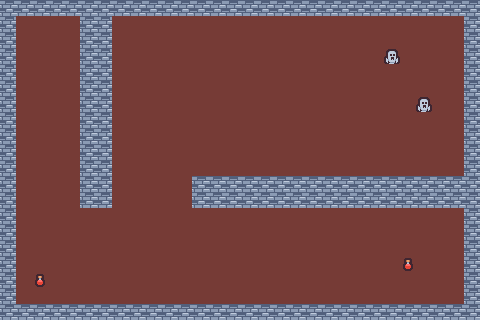

Rendered tile map (Tiled .tmx) drawn with the repository's tilesets; below, a short description and the full map source, tile grids included:
An orthogonal 30x20 tile map with 16x16 px tiles, 3 tile layers (ground, items, enemies).

<map version="1.10" tiledversion="1.11.0" orientation="orthogonal" renderorder="right-down" width="30" height="20" tilewidth="16" tileheight="16" infinite="0" nextlayerid="5" nextobjectid="1">
 <tileset firstgid="1" source="../Maps/tiny dungeon.tsx" />
 <layer id="2" name="ground" width="30" height="20">
  <data encoding="csv">
15,15,15,15,15,15,15,15,15,15,15,15,15,15,15,15,15,15,15,15,15,15,15,15,15,15,15,15,15,15,
15,1,1,1,1,15,15,1,1,1,1,1,1,1,1,1,1,1,1,1,1,1,1,1,1,1,1,1,1,15,
15,1,1,1,1,15,15,1,1,1,1,1,1,1,1,1,1,1,1,1,1,1,1,1,1,1,1,1,1,15,
15,1,1,1,1,15,15,1,1,1,1,1,1,1,1,1,1,1,1,1,1,1,1,1,1,1,1,1,1,15,
15,1,1,1,1,15,15,1,1,1,1,1,1,1,1,1,1,1,1,1,1,1,1,1,1,1,1,1,1,15,
15,1,1,1,1,15,15,1,1,1,1,1,1,1,1,1,1,1,1,1,1,1,1,1,1,1,1,1,1,15,
15,1,1,1,1,15,15,1,1,1,1,1,1,1,1,1,1,1,1,1,1,1,1,1,1,1,1,1,1,15,
15,1,1,1,1,15,15,1,1,1,1,1,1,1,1,1,1,1,1,1,1,1,1,1,1,1,1,1,1,15,
15,1,1,1,1,15,15,1,1,1,1,1,1,1,1,1,1,1,1,1,1,1,1,1,1,1,1,1,1,15,
15,1,1,1,1,15,15,1,1,1,1,1,1,1,1,1,1,1,1,1,1,1,1,1,1,1,1,1,1,15,
15,1,1,1,1,15,15,1,1,1,1,1,1,1,1,1,1,1,1,1,1,1,1,1,1,1,1,1,1,15,
15,1,1,1,1,15,15,1,1,1,1,1,15,15,15,15,15,15,15,15,15,15,15,15,15,15,15,15,15,15,
15,1,1,1,1,15,15,1,1,1,1,1,15,15,15,15,15,15,15,15,15,15,15,15,15,15,15,15,15,15,
15,1,1,1,1,1,1,1,1,1,1,1,1,1,1,1,1,1,1,1,1,1,1,1,1,1,1,1,1,15,
15,1,1,1,1,1,1,1,1,1,1,1,1,1,1,1,1,1,1,1,1,1,1,1,1,1,1,1,1,15,
15,1,1,1,1,1,1,1,1,1,1,1,1,1,1,1,1,1,1,1,1,1,1,1,1,1,1,1,1,15,
15,1,1,1,1,1,1,1,1,1,1,1,1,1,1,1,1,1,1,1,1,1,1,1,1,1,1,1,1,15,
15,1,1,1,1,1,1,1,1,1,1,1,1,1,1,1,1,1,1,1,1,1,1,1,1,1,1,1,1,15,
15,1,1,1,1,1,1,1,1,1,1,1,1,1,1,1,1,1,1,1,1,1,1,1,1,1,1,1,1,15,
15,15,15,15,15,15,15,15,15,15,15,15,15,15,15,15,15,15,15,15,15,15,15,15,15,15,15,15,15,15
</data>
 </layer>
 <layer id="3" name="items" width="30" height="20">
  <data encoding="csv">
0,0,0,0,0,0,0,0,0,0,0,0,0,0,0,0,0,0,0,0,0,0,0,0,0,0,0,0,0,0,
0,0,0,0,0,0,0,0,0,0,0,0,0,0,0,0,0,0,0,0,0,0,0,0,0,0,0,0,0,0,
0,0,0,0,0,0,0,0,0,0,0,0,0,0,0,0,0,0,0,0,0,0,0,0,0,0,0,0,0,0,
0,0,0,0,0,0,0,0,0,0,0,0,0,0,0,0,0,0,0,0,0,0,0,0,122,0,0,0,0,0,
0,0,0,0,0,0,0,0,0,0,0,0,0,0,0,0,0,0,0,0,0,0,0,0,0,0,0,0,0,0,
0,0,0,0,0,0,0,0,0,0,0,0,0,0,0,0,0,0,0,0,0,0,0,0,0,0,0,0,0,0,
0,0,0,0,0,0,0,0,0,0,0,0,0,0,0,0,0,0,0,0,0,0,0,0,0,0,122,0,0,0,
0,0,0,0,0,0,0,0,0,0,0,0,0,0,0,0,0,0,0,0,0,0,0,0,0,0,0,0,0,0,
0,0,0,0,0,0,0,0,0,0,0,0,0,0,0,0,0,0,0,0,0,0,0,0,0,0,0,0,0,0,
0,0,0,0,0,0,0,0,0,0,0,0,0,0,0,0,0,0,0,0,0,0,0,0,0,0,0,0,0,0,
0,0,0,0,0,0,0,0,0,0,0,0,0,0,0,0,0,0,0,0,0,0,0,0,0,0,0,0,0,0,
0,0,0,0,0,0,0,0,0,0,0,0,0,0,0,0,0,0,0,0,0,0,0,0,0,0,0,0,0,0,
0,0,0,0,0,0,0,0,0,0,0,0,0,0,0,0,0,0,0,0,0,0,0,0,0,0,0,0,0,0,
0,0,0,0,0,0,0,0,0,0,0,0,0,0,0,0,0,0,0,0,0,0,0,0,0,0,0,0,0,0,
0,0,0,0,0,0,0,0,0,0,0,0,0,0,0,0,0,0,0,0,0,0,0,0,0,0,0,0,0,0,
0,0,0,0,0,0,0,0,0,0,0,0,0,0,0,0,0,0,0,0,0,0,0,0,0,0,0,0,0,0,
0,0,0,0,0,0,0,0,0,0,0,0,0,0,0,0,0,0,0,0,0,0,0,0,0,116,0,0,0,0,
0,0,116,0,0,0,0,0,0,0,0,0,0,0,0,0,0,0,0,0,0,0,0,0,0,0,0,0,0,0,
0,0,0,0,0,0,0,0,0,0,0,0,0,0,0,0,0,0,0,0,0,0,0,0,0,0,0,0,0,0,
0,0,0,0,0,0,0,0,0,0,0,0,0,0,0,0,0,0,0,0,0,0,0,0,0,0,0,0,0,0
</data>
 </layer>
 <layer id="4" name="enemies" width="30" height="20">
  <data encoding="csv">
0,0,0,0,0,0,0,0,0,0,0,0,0,0,0,0,0,0,0,0,0,0,0,0,0,0,0,0,0,0,
0,0,0,0,0,0,0,0,0,0,0,0,0,0,0,0,0,0,0,0,0,0,0,0,0,0,0,0,0,0,
0,0,0,0,0,0,0,0,0,0,0,0,0,0,0,0,0,0,0,0,0,0,0,0,0,0,0,0,0,0,
0,0,0,0,0,0,0,0,0,0,0,0,0,0,0,0,0,0,0,0,0,0,0,0,0,0,0,0,0,0,
0,0,0,0,0,0,0,0,0,0,0,0,0,0,0,0,0,0,0,0,0,0,0,0,0,0,0,0,0,0,
0,0,0,0,0,0,0,0,0,0,0,0,0,0,0,0,0,0,0,0,0,0,0,0,0,0,0,0,0,0,
0,0,0,0,0,0,0,0,0,0,0,0,0,0,0,0,0,0,0,0,0,0,0,0,0,0,0,0,0,0,
0,0,0,0,0,0,0,0,0,0,0,0,0,0,0,0,0,0,0,0,0,0,0,0,0,0,0,0,0,0,
0,0,0,0,0,0,0,0,0,0,0,0,0,0,0,0,0,0,0,0,0,0,0,0,0,0,0,0,0,0,
0,0,0,0,0,0,0,0,0,0,0,0,0,0,0,0,0,0,0,0,0,0,0,0,0,0,0,0,0,0,
0,0,0,0,0,0,0,0,0,0,0,0,0,0,0,0,0,0,0,0,0,0,0,0,0,0,0,0,0,0,
0,0,0,0,0,0,0,0,0,0,0,0,0,0,0,0,0,0,0,0,0,0,0,0,0,0,0,0,0,0,
0,0,0,0,0,0,0,0,0,0,0,0,0,0,0,0,0,0,0,0,0,0,0,0,0,0,0,0,0,0,
0,0,0,0,0,0,0,0,0,0,0,0,0,0,0,0,0,0,0,0,0,0,0,0,0,0,0,0,0,0,
0,0,0,0,0,0,0,0,0,0,0,0,0,0,0,0,0,0,0,0,0,0,0,0,0,0,0,0,0,0,
0,0,0,0,0,0,0,0,0,0,0,0,0,0,0,0,0,0,0,0,0,0,0,0,0,0,0,0,0,0,
0,0,0,0,0,0,0,0,0,0,0,0,0,0,0,0,0,0,0,0,0,0,0,0,0,0,0,0,0,0,
0,0,0,0,0,0,0,0,0,0,0,0,0,0,0,0,0,0,0,0,0,0,0,0,0,0,0,0,0,0,
0,0,0,0,0,0,0,0,0,0,0,0,0,0,0,0,0,0,0,0,0,0,0,0,0,0,0,0,0,0,
0,0,0,0,0,0,0,0,0,0,0,0,0,0,0,0,0,0,0,0,0,0,0,0,0,0,0,0,0,0
</data>
 </layer>
</map>